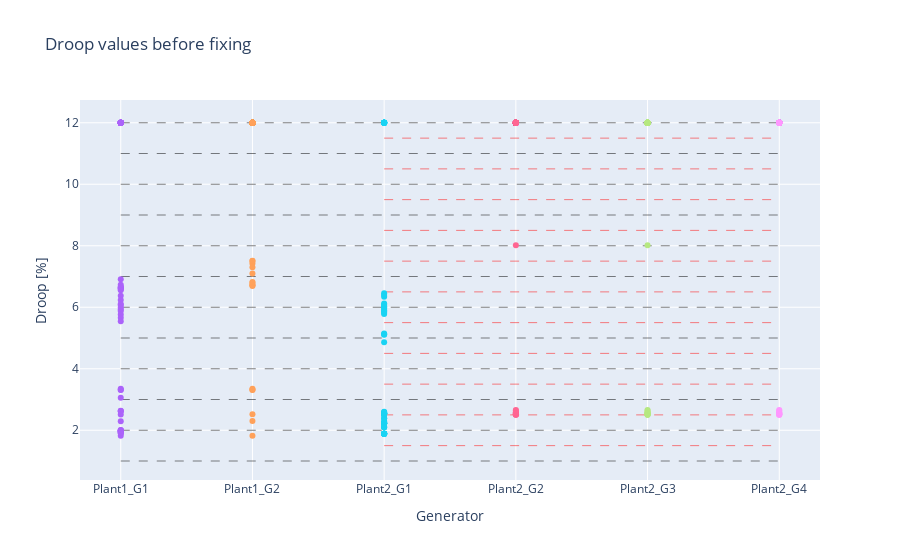
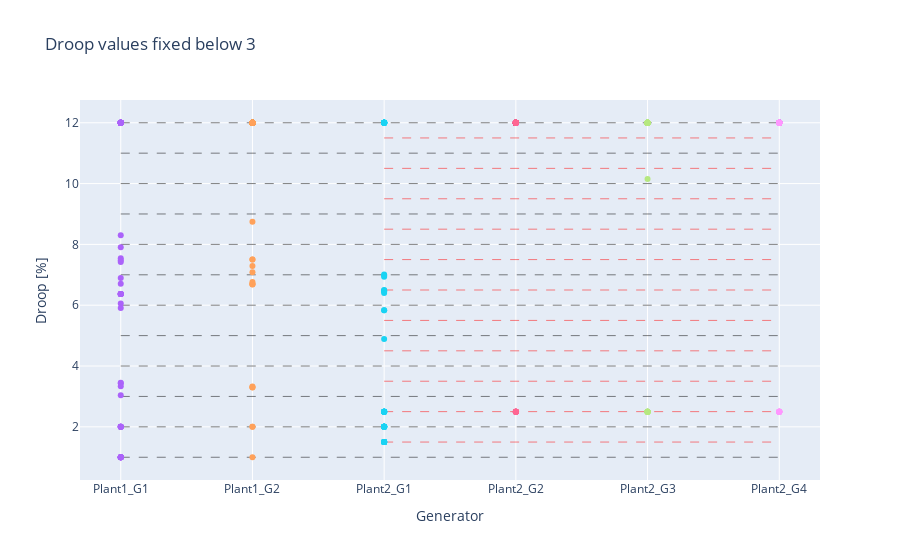
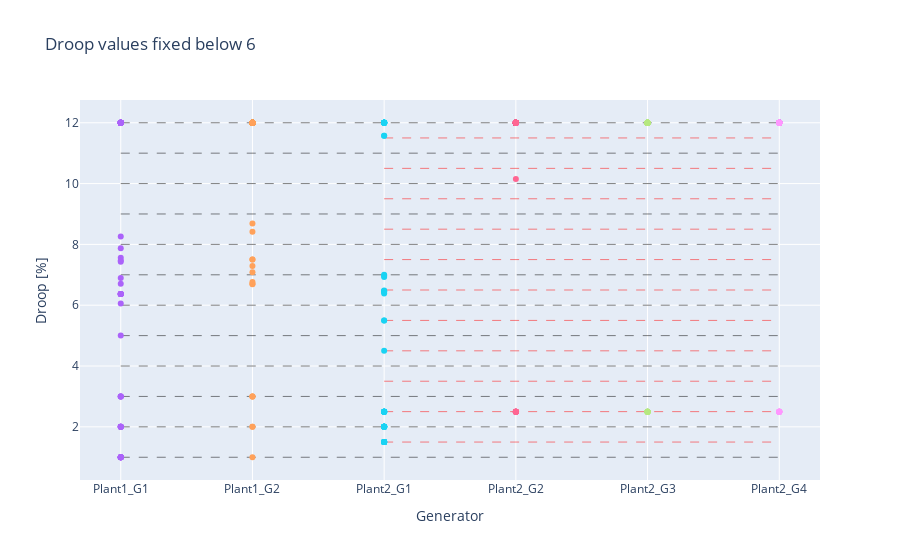
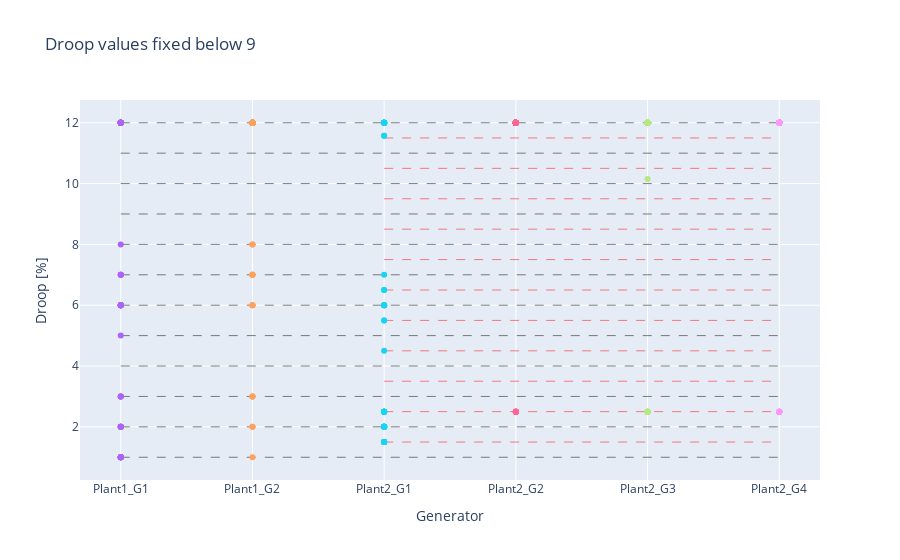

Write notebook code for charts like these, in order.
### Markdown cell above
Now we can plot the evolution of the droop results for each generator for the four final incremental iterations:

### Code cell
for desc,gen_droop in zip(["before fixing","fixed below 3","fixed below 6","fixed below 9","fixed below 12"], droop_results):

    fig = go.Figure(layout={'title':f"Droop values {desc}",'xaxis_title':"Generator",'yaxis_title':"Droop [%]"})

    for i in range(1,13):
        fig.add_trace(go.Scatter(showlegend=False,x=gen_names,y=[i]*len(gen_names),mode='lines', line={'color': "black", 'width': 0.5,'dash':"dash"})) 

    for i in range(11):
        fig.add_trace(go.Scatter(showlegend=False,x=["Plant2_G1","Plant2_G4"],y=[1.5+i,1.5+i],mode='lines', line={'color': "red", 'width': 0.5,'dash':"dash"})) 

        
    for gen_name,droop_values in gen_droop.items():
        fig.add_trace(go.Scatter(showlegend=False,x=[gen_name]*len(droop_values),y=droop_values,mode='markers')) 

    fig.show()
